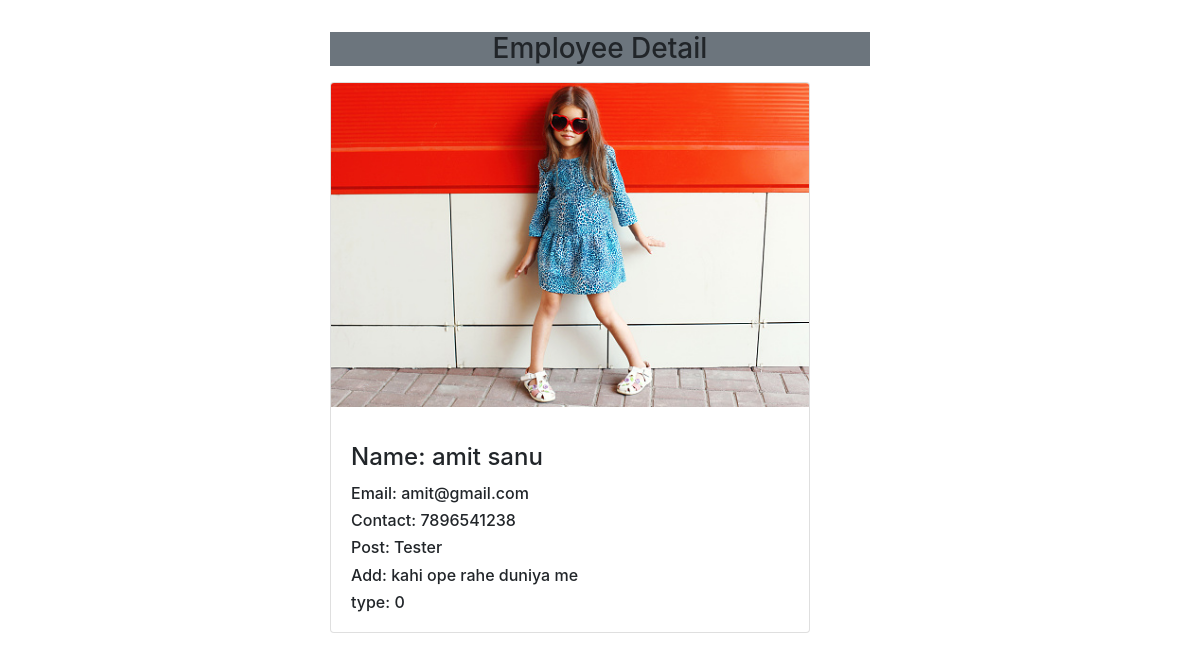
The page /employee_detail/12 on the database its author committed.
### enroll/models.py (models this page shows, shortened)
class Employee(models.Model):
    name = models.CharField(max_length=200)
    lastname = models.CharField(max_length=200)
    email = models.EmailField(max_length=200)
    phoneNo = models.CharField(max_length=10)
    address =models.TextField()
    designation = models.CharField(choices = DESIGNATION_CHOICES, max_length=200)
    employeetype = models.CharField(max_length=10)
    employee_image = models.ImageField(upload_to = 'employeeimg/', null=True, blank=True)

### enroll/views.py (the view)
# urls.py: path('employee_detail/<int:id>',views.employee_detail, name='employee_detail'),
def employee_detail(request,id):
    employee = Employee.objects.filter(id=id)
    return render(request, 'app/employeedetail.html', {'employee': employee})

### enroll/templates/app/employeedetail.html (shortened to what this page needs)
<!DOCTYPE html>
<html lang="en">
<head>
    <link rel="stylesheet" href="https://cdn.jsdelivr.net/npm/bootstrap@4.3.1/dist/css/bootstrap.min.css">
</head>
<body>
    <div class="container">
        <div class="row my-3">
          <div class="col-md-4">
          </div>
         <div class="col-sm-6 offset-sm-3 ">
          <div><h3 class="text-center mb-3 bg-secondary ">Employee Detail</h3></div>
          <div class="card" style="width: 30rem;">
            {% for em in employee %}
            <img src="{{em.employee_image.url}}" class="card-img-top mb-3" alt="...">
            <div class="card-body">
              <h4 class="card-title">Name: {{em.name}} {{em.lastname}}</h4>
              <h6 class="card-text">Email: {{em.email}}</h6>
              <h6 class="card-text">Contact: {{em.phoneNo}} </h6>
              <h6 class="card-text">Post: {{em.designation}} </h6>
              <h6 class="card-text">Add: {{em.address}}</h6>
              <h6 class="card-text">type: {{em.employeetype}}</h6>
            </div>
            {% endfor %}
          </div>
        </div>
</div>
</div>
</body>
</html>

### rows shown on the page
Employee: employee_image (picture), name "amit", lastname "sanu", email "amit@gmail.com", phoneNo "7896541238", designation "Tester", address "kahi ope rahe duniya me", employeetype "0"
